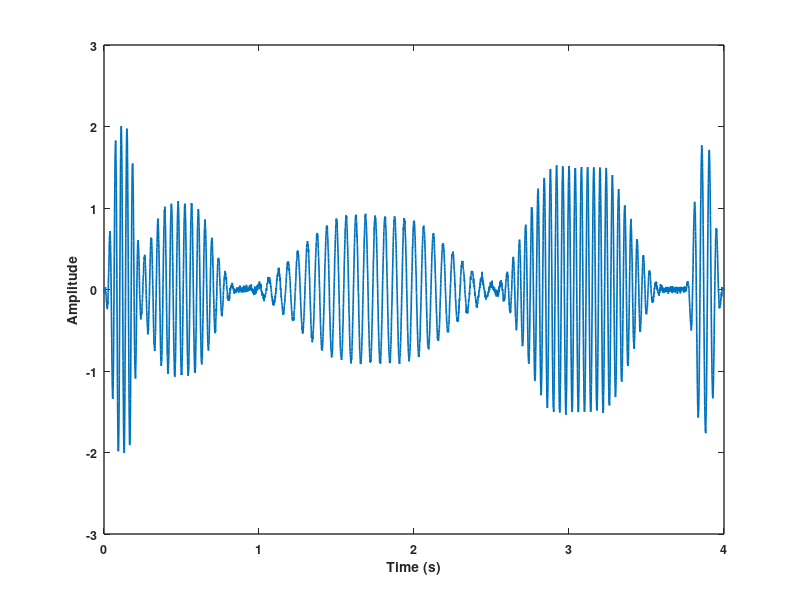

Source code (MATLAB): (Note: this script raises an error after producing the figure.)
%% Adaptive Segmentation Demo
% Create a synthetic signal and then segment it adaptively

%House Keeping Commands
clc
clear all
close all

%% Creates the Synthetic Signal and Visualizes its time varying structure
%Parameters
fs = 1024; % sampling frequency
t = 4096;% signal length (samples)
s1 = 256; %burst length
s2 = 640;%burst length
s3 = 128;%gap
s4 = 1664;%burst length
s5 = 1024; %burst length
s6 = 256;%gap
s7 = 128;%burst length

%-- Signal Components

% signal 1 
ed1=s1;
x1=[0:s1-1]/fs;
c1 = 2.*cos(2*pi*27*x1'); % 27Hz burst
xx1_ = c1.*(tukeywin(s1,0.75));
xx1 = [xx1_',zeros(1,(t-s1))];

%signal 2
ed2=(s1+s2);
x2 = [s1-128:ed2-1]/fs;
c2 = 1.05*cos(2*pi*23*x2'); % 22Hz burst
xx2_ = c2.*(tukeywin(s2+128,0.85));
xx2 = [zeros(1,s1-128),xx2_',zeros(1,t-ed2)];

% %%signal 3
 ed3=(ed2)+s3;
% x3 = [ed2-128:ed3-1]/fs;
% ns3= randn(length(x3),1)/20;
% xx3 = [zeros(1,ed2-128),ns3',zeros(1,t-ed3)];

%signal 4
ed4=(ed3+s4);
x4=[ed3-128:ed4-1]/fs;
c4 = .90*cos(2*pi*16*x4'); %16Hz burst
xx4_ = c4.*(tukeywin(s4+128,0.85));
xx4 = [zeros(1,ed3-128),xx4_',zeros(1,t-ed4)];

%signal 5
ed5=(ed4+s5);
x5=[ed4-128:ed5-1]/fs;
c5 = 1.5*cos(2*pi*25*x5'); % 25Hz burst
xx5_ = c5.*(tukeywin(s5+128,0.75));
xx5 = [zeros(1,ed4-128),xx5_',zeros(1,t-ed5)];

% %signal 6
 ed6=(ed5+s6);
% x6 = [ed5-128:ed6-1]/fs;
% ns6= randn(length(x6),1)/20;
% xx6 = [zeros(1,ed5-128),ns6',zeros(1,t-ed6)];

%signal 7
ed7=(ed6+s7);
x7=[ed6-128:ed7-1]/fs;
c7 = 1.75*cos(2*pi*21*x7'); %21Hz burst
xx7_ = c7.*(tukeywin(s7+128,0.85));
xx7 = [zeros(1,ed6-128),xx7_'];


%--Plot the Signal

x=[0:t-1]/fs; % signal length in seconds
%xx = xx1+xx2+xx3+xx4+xx5+xx6+xx7; %compose signal
xx = xx1+xx2+xx4+xx5+xx7; %compose signal

ns=randn(size(xx));
lfp = xx+ns/50; %add white noise to the entire signal

x=[0:length(lfp)-1]/fs;
set(figure(1),'pos',[281 552 595 199]); 
plot(x,lfp,'linewidth',1.2);
ylim([-3 3]);
xlabel('Time (s)'); ylabel('Amplitude');
set(gca,'FontSize',9,'Fontweight','bold','Linewidth',1)% changes axes numbers

%% Adaptive Segmentation of the Synthetic Signal

cns=generate_shifted_data(lfp',[-16:2:16]); %shifted datae
windw = 0.125; % min window length in seconds

% Construct Adaptive Segmentation
[ts,tsm,segind,et_seg,et_total]=lcpSeg_nondyadic(cns',windw,fs,1); % non-dyadic segmenting

set(figure(2),'pos',[281 552 595 199]);clf
pt=PlotTimeSeg_nondyadic(lfp',ts,fs);
xlabel('Time (s)'); ylabel('Amplitude');
set(gca,'FontSize',9,'Fontweight','bold','Linewidth',1)% changes axes numbers

%Time-frequency Map ----
[tf,t,f]=CreateTFMap2(lfp',ts,fs,2,64,2,1024);
set(figure(1),'pos',[282 259 646 198]); clf
imagesc(t,f,tf);
colorbar; axis xy;
ylim([ 0 40]); caxis([0 0.25]);

ylabel('Frequency (Hz)'); xlabel('Time (s)');
set(gca,'FontSize',9,'Fontweight','bold','Linewidth',1)% changes axes numbers
ts = [ts(1) diff(ts)];






